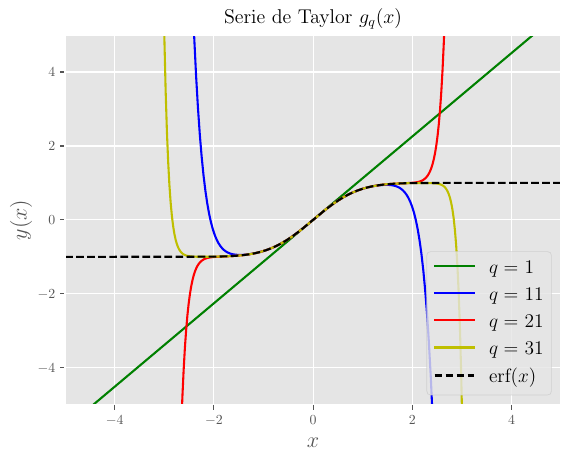

The Python source for this figure:
"""
Codigo adaptado de:
http://firsttimeprogrammer.blogspot.com.br/2015/03/taylor-series-with-python-and-sympy.html
"""

import sympy as sy
import numpy as np
import sympy.functions as syfun #erf(x) no Sympy
import matplotlib.pyplot as plt
import scipy.special as scysp #erf(x) no Scipy
import math

plt.rc('text', usetex=True)
plt.rc('font', family='serif')

plt.style.use("ggplot") #estilo do grafico

# Funcao fatorial
def factorial(n):
    if n <= 0:
        return 1
    else:
        return n*factorial(n-1)

#Expansao de Taylor em x0 da funcao function
def taylor(function,x0,n):
    i = 0
    p = 0
    while i <= n:
        p = p + (function.diff(x,i).subs(x,x0))/(factorial(i))*(x-x0)**i
        i += 1
    return p

# Definicao da funcao f a ser expandida
x = sy.Symbol('x') #define x como sendo uma variavel analitica
f = syfun.erf(x) #definicao da funcao a ser expandida

#Grafico da serie de Taylor de f
x_lims = [-5,5]
x1 = np.linspace(x_lims[0],x_lims[1],800)
y1 = []
cores = ['g', 'b', 'r', 'y'] #cores
i2 = 0

for j in range(1,32,10):
    func = taylor(f,0,j)
    #print('Taylor expansion at n='+str(j),func)
    for k in x1:
        y1.append(func.subs(x,k))
    plt.plot(x1,y1,cores[i2],label=r'$q=$ '+str(j))
    i2 += 1
    y1 = []

Nx1 = len(x1)
func = np.empty(Nx1)
for i in range(Nx1): #calculando a funcao 
    func[i] = scysp.erf(x1[i])

#Grafico da funcao f
plt.plot(x1,func, '--k', label = r'erf$(x)$')
plt.xlim(x_lims)
plt.ylim([-5,5])
plt.xlabel(r'$x$',fontsize = 16)
plt.ylabel(r'$y(x)$',fontsize = 16)
plt.legend(loc='lower right',fontsize = 14)
plt.grid(True)
plt.title(r'Serie de Taylor $g_q(x)$')

plt.savefig('serie_taylor_erf.pdf',dpi = 300, bbox_inches='tight')
